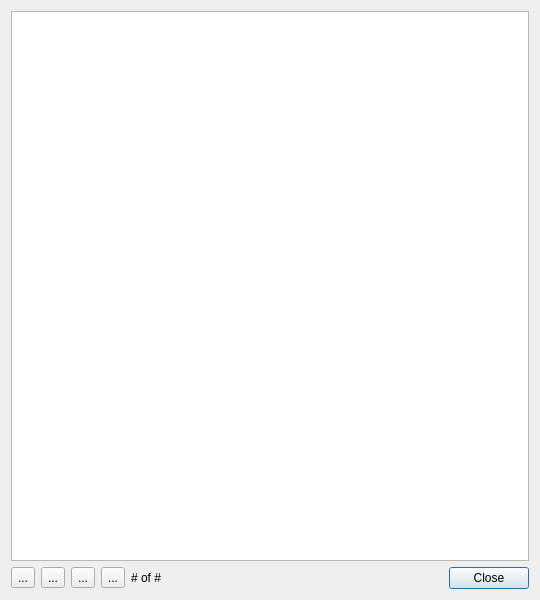
<?xml version="1.0" encoding="UTF-8"?>
<ui version="4.0">
 <class>AlertDialog</class>
 <widget class="QDialog" name="AlertDialog">
  <property name="geometry">
   <rect>
    <x>0</x>
    <y>0</y>
    <width>540</width>
    <height>600</height>
   </rect>
  </property>
  <property name="windowTitle">
   <string>Dialog</string>
  </property>
  <layout class="QVBoxLayout" name="verticalLayout">
   <item>
    <widget class="QTextBrowser" name="alertText">
     <property name="lineWrapMode">
      <enum>QTextEdit::LineWrapMode::NoWrap</enum>
     </property>
    </widget>
   </item>
   <item>
    <widget class="QFrame" name="frame">
     <layout class="QHBoxLayout" name="horizontalLayout">
      <property name="leftMargin">
       <number>0</number>
      </property>
      <property name="topMargin">
       <number>0</number>
      </property>
      <property name="rightMargin">
       <number>0</number>
      </property>
      <property name="bottomMargin">
       <number>0</number>
      </property>
      <item>
       <widget class="QToolButton" name="firstButton">
        <property name="toolTip">
         <string>First</string>
        </property>
        <property name="text">
         <string>...</string>
        </property>
        <property name="icon">
         <iconset resource="../../../../scwx-qt.qrc">
          <normaloff>:/res/icons/font-awesome-6/backward-step-solid.svg</normaloff>:/res/icons/font-awesome-6/backward-step-solid.svg</iconset>
        </property>
       </widget>
      </item>
      <item>
       <widget class="QToolButton" name="previousButton">
        <property name="toolTip">
         <string>Previous</string>
        </property>
        <property name="text">
         <string>...</string>
        </property>
        <property name="icon">
         <iconset resource="../../../../scwx-qt.qrc">
          <normaloff>:/res/icons/font-awesome-6/angle-left-solid.svg</normaloff>:/res/icons/font-awesome-6/angle-left-solid.svg</iconset>
        </property>
       </widget>
      </item>
      <item>
       <widget class="QToolButton" name="nextButton">
        <property name="toolTip">
         <string>Next</string>
        </property>
        <property name="text">
         <string>...</string>
        </property>
        <property name="icon">
         <iconset resource="../../../../scwx-qt.qrc">
          <normaloff>:/res/icons/font-awesome-6/angle-right-solid.svg</normaloff>:/res/icons/font-awesome-6/angle-right-solid.svg</iconset>
        </property>
       </widget>
      </item>
      <item>
       <widget class="QToolButton" name="lastButton">
        <property name="toolTip">
         <string>Last</string>
        </property>
        <property name="text">
         <string>...</string>
        </property>
        <property name="icon">
         <iconset resource="../../../../scwx-qt.qrc">
          <normaloff>:/res/icons/font-awesome-6/forward-step-solid.svg</normaloff>:/res/icons/font-awesome-6/forward-step-solid.svg</iconset>
        </property>
       </widget>
      </item>
      <item>
       <widget class="QLabel" name="messageCountLabel">
        <property name="text">
         <string># of #</string>
        </property>
       </widget>
      </item>
      <item>
       <spacer name="horizontalSpacer">
        <property name="orientation">
         <enum>Qt::Orientation::Horizontal</enum>
        </property>
        <property name="sizeHint" stdset="0">
         <size>
          <width>40</width>
          <height>20</height>
         </size>
        </property>
       </spacer>
      </item>
      <item>
       <widget class="QDialogButtonBox" name="buttonBox">
        <property name="orientation">
         <enum>Qt::Orientation::Horizontal</enum>
        </property>
        <property name="standardButtons">
         <set>QDialogButtonBox::StandardButton::Close</set>
        </property>
       </widget>
      </item>
     </layout>
    </widget>
   </item>
  </layout>
 </widget>
 <resources>
  <include location="../../../../scwx-qt.qrc"/>
 </resources>
 <connections>
  <connection>
   <sender>buttonBox</sender>
   <signal>accepted()</signal>
   <receiver>AlertDialog</receiver>
   <slot>accept()</slot>
   <hints>
    <hint type="sourcelabel">
     <x>248</x>
     <y>254</y>
    </hint>
    <hint type="destinationlabel">
     <x>157</x>
     <y>274</y>
    </hint>
   </hints>
  </connection>
  <connection>
   <sender>buttonBox</sender>
   <signal>rejected()</signal>
   <receiver>AlertDialog</receiver>
   <slot>reject()</slot>
   <hints>
    <hint type="sourcelabel">
     <x>316</x>
     <y>260</y>
    </hint>
    <hint type="destinationlabel">
     <x>286</x>
     <y>274</y>
    </hint>
   </hints>
  </connection>
 </connections>
</ui>
